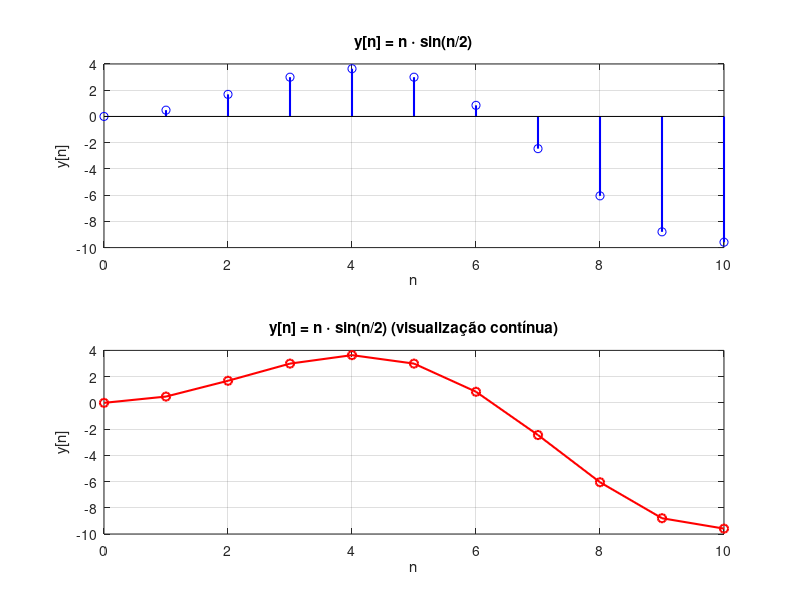
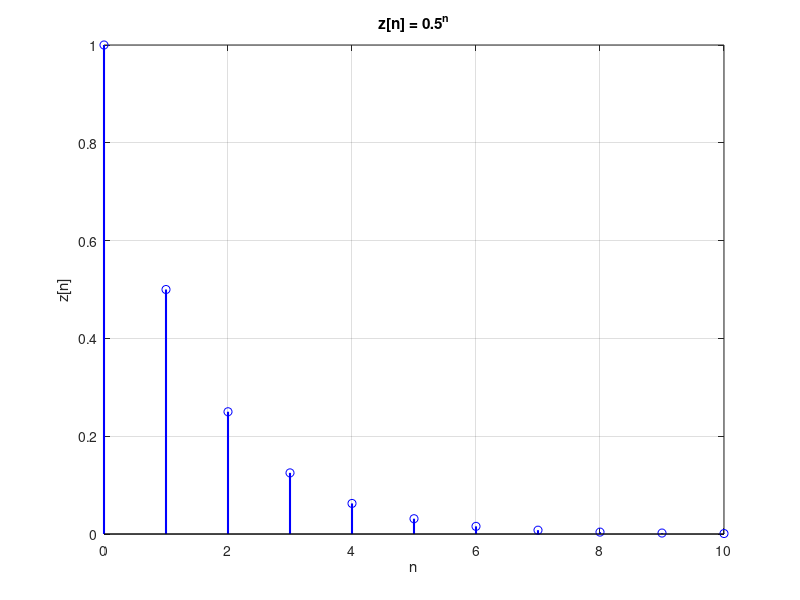
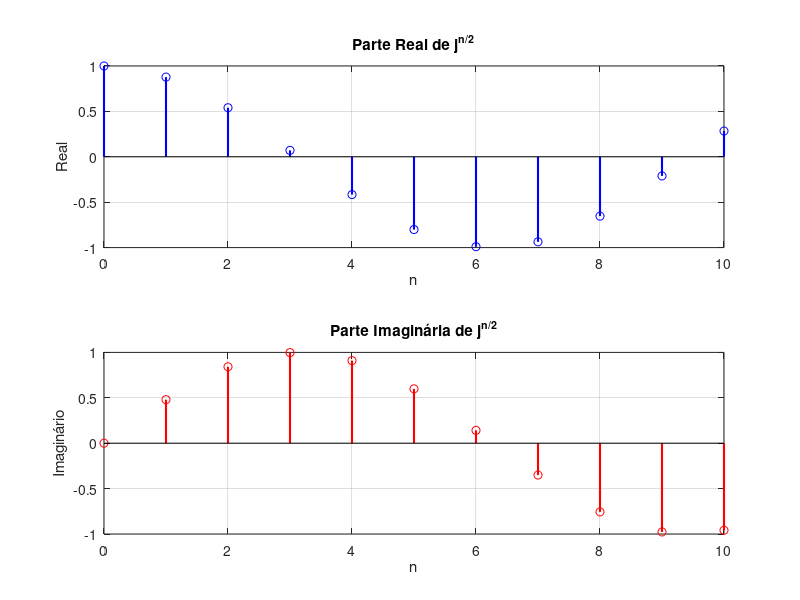

Source code (MATLAB) for these figures, in order:
% Questão 6 - Atividades
% Trabalho 1 - Processamento Digital de Sinais

clear all;
close all;
clc;

fprintf('===== QUESTÃO 6 - ATIVIDADES =====\n\n');

%% 6.1 - Comando linspace

fprintf('6.1 - Comando linspace:\n');
fprintf('linspace(x1, x2, N) gera N pontos igualmente espaçados\n');
fprintf('entre x1 e x2, incluindo ambos os extremos.\n');
fprintf('Exemplo: linspace(0, 10, 5) gera [0, 2.5, 5, 7.5, 10]\n\n');

%% 6.2.i - Gerando y[n] = n*sin(n/2)

fprintf('6.2.i - Gerando y[n] = n*sin(n/2) para 0 <= n <= 10:\n');
n_range = 0:10;
y_sin = n_range .* sin(n_range / 2);

figure('Name', 'Questão 6.2.i - y[n] = n*sin(n/2)');
subplot(2, 1, 1);
stem(n_range, y_sin, 'b', 'LineWidth', 1.5);
title('y[n] = n \cdot sin(n/2)');
xlabel('n');
ylabel('y[n]');
grid on;

subplot(2, 1, 2);
plot(n_range, y_sin, 'r-o', 'LineWidth', 1.5, 'MarkerSize', 6);
title('y[n] = n \cdot sin(n/2) (visualização contínua)');
xlabel('n');
ylabel('y[n]');
grid on;

fprintf('Sinal y[n] gerado e plotado\n\n');

%% 6.2.ii - Gerando z[n] = 0.5^n e j^(n/2)

fprintf('6.2.ii - Gerando z[n] = 0.5^n e j^n/2 para 0 <= n <= 10:\n');
z_exp = 0.5 .^ n_range;
z_complex = exp(1j * n_range / 2);

figure('Name', 'Questão 6.2.ii - z[n] = 0.5^n');
stem(n_range, z_exp, 'b', 'LineWidth', 1.5);
title('z[n] = 0.5^n');
xlabel('n');
ylabel('z[n]');
grid on;

figure('Name', 'Questão 6.2.ii - j^(n/2)');
subplot(2, 1, 1);
stem(n_range, real(z_complex), 'b', 'LineWidth', 1.5);
title('Parte Real de j^{n/2}');
xlabel('n');
ylabel('Real');
grid on;

subplot(2, 1, 2);
stem(n_range, imag(z_complex), 'r', 'LineWidth', 1.5);
title('Parte Imaginária de j^{n/2}');
xlabel('n');
ylabel('Imaginário');
grid on;

fprintf('Sinais z[n] gerados e plotados\n\n');

fprintf('===== QUESTÃO 6 CONCLUÍDA =====\n');
